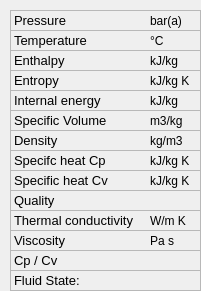
   <widget class="QWidget" name="widget_3" native="true">
    <property name="geometry">
     <rect>
      <x>0</x>
      <y>0</y>
      <width>201</width>
      <height>291</height>
     </rect>
    </property>
    <property name="autoFillBackground">
     <bool>false</bool>
    </property>
    <widget class="QLabel" name="label_73">
     <property name="geometry">
      <rect>
       <x>10</x>
       <y>210</y>
       <width>191</width>
       <height>21</height>
      </rect>
     </property>
     <property name="font">
      <font>
       <pointsize>10</pointsize>
      </font>
     </property>
     <property name="frameShape">
      <enum>QFrame::StyledPanel</enum>
     </property>
     <property name="text">
      <string>Thermal conductivity</string>
     </property>
    </widget>
    <widget class="QLabel" name="label_FluidFlow_flow">
     <property name="geometry">
      <rect>
       <x>150</x>
       <y>210</y>
       <width>41</width>
       <height>21</height>
      </rect>
     </property>
     <property name="text">
      <string>W/m K</string>
     </property>
    </widget>
    <widget class="QLabel" name="label_62">
     <property name="geometry">
      <rect>
       <x>150</x>
       <y>10</y>
       <width>41</width>
       <height>21</height>
      </rect>
     </property>
     <property name="text">
      <string>bar(a)</string>
     </property>
    </widget>
    <widget class="QLabel" name="label_91">
     <property name="geometry">
      <rect>
       <x>10</x>
       <y>50</y>
       <width>191</width>
       <height>21</height>
      </rect>
     </property>
     <property name="font">
      <font>
       <pointsize>10</pointsize>
      </font>
     </property>
     <property name="frameShape">
      <enum>QFrame::StyledPanel</enum>
     </property>
     <property name="text">
      <string>Enthalpy</string>
     </property>
    </widget>
    <widget class="QLabel" name="label_40">
     <property name="geometry">
      <rect>
       <x>150</x>
       <y>170</y>
       <width>41</width>
       <height>21</height>
      </rect>
     </property>
     <property name="text">
      <string>kJ/kg K</string>
     </property>
    </widget>
    <widget class="QLabel" name="label_82">
     <property name="geometry">
      <rect>
       <x>150</x>
       <y>70</y>
       <width>41</width>
       <height>21</height>
      </rect>
     </property>
     <property name="text">
      <string>kJ/kg K</string>
     </property>
    </widget>
    <widget class="QLabel" name="label_64">
     <property name="geometry">
      <rect>
       <x>10</x>
       <y>10</y>
       <width>191</width>
       <height>21</height>
      </rect>
     </property>
     <property name="font">
      <font>
       <pointsize>10</pointsize>
      </font>
     </property>
     <property name="frameShape">
      <enum>QFrame::StyledPanel</enum>
     </property>
     <property name="text">
      <string>Pressure</string>
     </property>
    </widget>
    <widget class="QLabel" name="label_87">
     <property name="geometry">
      <rect>
       <x>10</x>
       <y>90</y>
       <width>191</width>
       <height>21</height>
      </rect>
     </property>
     <property name="font">
      <font>
       <pointsize>10</pointsize>
      </font>
     </property>
     <property name="frameShape">
      <enum>QFrame::StyledPanel</enum>
     </property>
     <property name="text">
      <string>Internal energy</string>
     </property>
    </widget>
    <widget class="QLabel" name="label_44">
     <property name="geometry">
      <rect>
       <x>10</x>
       <y>170</y>
       <width>191</width>
       <height>21</height>
      </rect>
     </property>
     <property name="font">
      <font>
       <pointsize>10</pointsize>
      </font>
     </property>
     <property name="frameShape">
      <enum>QFrame::StyledPanel</enum>
     </property>
     <property name="text">
      <string>Specific heat Cv</string>
     </property>
    </widget>
    <widget class="QLabel" name="label_FluidFlow_flowAc">
     <property name="geometry">
      <rect>
       <x>150</x>
       <y>90</y>
       <width>41</width>
       <height>21</height>
      </rect>
     </property>
     <property name="text">
      <string>kJ/kg</string>
     </property>
    </widget>
    <widget class="QLabel" name="label_90">
     <property name="geometry">
      <rect>
       <x>150</x>
       <y>50</y>
       <width>41</width>
       <height>21</height>
      </rect>
     </property>
     <property name="text">
      <string>kJ/kg</string>
     </property>
    </widget>
    <widget class="QLabel" name="label_85">
     <property name="geometry">
      <rect>
       <x>10</x>
       <y>70</y>
       <width>191</width>
       <height>21</height>
      </rect>
     </property>
     <property name="font">
      <font>
       <pointsize>10</pointsize>
      </font>
     </property>
     <property name="frameShape">
      <enum>QFrame::StyledPanel</enum>
     </property>
     <property name="text">
      <string>Entropy</string>
     </property>
    </widget>
    <widget class="QLabel" name="label_75">
     <property name="geometry">
      <rect>
       <x>150</x>
       <y>30</y>
       <width>41</width>
       <height>21</height>
      </rect>
     </property>
     <property name="text">
      <string>°C</string>
     </property>
    </widget>
    <widget class="QLabel" name="label_79">
     <property name="geometry">
      <rect>
       <x>10</x>
       <y>30</y>
       <width>191</width>
       <height>21</height>
      </rect>
     </property>
     <property name="font">
      <font>
       <pointsize>10</pointsize>
      </font>
     </property>
     <property name="frameShape">
      <enum>QFrame::StyledPanel</enum>
     </property>
     <property name="text">
      <string>Temperature</string>
     </property>
    </widget>
    <widget class="QLabel" name="label_162">
     <property name="geometry">
      <rect>
       <x>10</x>
       <y>250</y>
       <width>191</width>
       <height>21</height>
      </rect>
     </property>
     <property name="font">
      <font>
       <pointsize>10</pointsize>
      </font>
     </property>
     <property name="frameShape">
      <enum>QFrame::StyledPanel</enum>
     </property>
     <property name="text">
      <string>Cp / Cv</string>
     </property>
    </widget>
    <widget class="QLabel" name="label_163">
     <property name="geometry">
      <rect>
       <x>10</x>
       <y>150</y>
       <width>191</width>
       <height>21</height>
      </rect>
     </property>
     <property name="font">
      <font>
       <pointsize>10</pointsize>
      </font>
     </property>
     <property name="frameShape">
      <enum>QFrame::StyledPanel</enum>
     </property>
     <property name="text">
      <string>Specifc heat Cp</string>
     </property>
    </widget>
    <widget class="QLabel" name="label_FluidFlow_flowAc_2">
     <property name="geometry">
      <rect>
       <x>150</x>
       <y>150</y>
       <width>41</width>
       <height>21</height>
      </rect>
     </property>
     <property name="text">
      <string>kJ/kg K</string>
     </property>
    </widget>
    <widget class="QLabel" name="label_88">
     <property name="geometry">
      <rect>
       <x>150</x>
       <y>110</y>
       <width>51</width>
       <height>21</height>
      </rect>
     </property>
     <property name="text">
      <string>m3/kg</string>
     </property>
    </widget>
    <widget class="QLabel" name="label_164">
     <property name="geometry">
      <rect>
       <x>10</x>
       <y>110</y>
       <width>191</width>
       <height>21</height>
      </rect>
     </property>
     <property name="font">
      <font>
       <pointsize>10</pointsize>
      </font>
     </property>
     <property name="frameShape">
      <enum>QFrame::StyledPanel</enum>
     </property>
     <property name="text">
      <string>Specific Volume</string>
     </property>
    </widget>
    <widget class="QLabel" name="label_89">
     <property name="geometry">
      <rect>
       <x>150</x>
       <y>130</y>
       <width>51</width>
       <height>21</height>
      </rect>
     </property>
     <property name="text">
      <string>kg/m3</string>
     </property>
    </widget>
    <widget class="QLabel" name="label_165">
     <property name="geometry">
      <rect>
       <x>10</x>
       <y>130</y>
       <width>191</width>
       <height>21</height>
      </rect>
     </property>
     <property name="font">
      <font>
       <pointsize>10</pointsize>
      </font>
     </property>
     <property name="frameShape">
      <enum>QFrame::StyledPanel</enum>
     </property>
     <property name="text">
      <string>Density</string>
     </property>
    </widget>
    <widget class="QLabel" name="label_74">
     <property name="geometry">
      <rect>
       <x>10</x>
       <y>190</y>
       <width>191</width>
       <height>21</height>
      </rect>
     </property>
     <property name="font">
      <font>
       <pointsize>10</pointsize>
      </font>
     </property>
     <property name="frameShape">
      <enum>QFrame::StyledPanel</enum>
     </property>
     <property name="text">
      <string>Quality</string>
     </property>
    </widget>
    <widget class="QLabel" name="label_76">
     <property name="geometry">
      <rect>
       <x>10</x>
       <y>230</y>
       <width>191</width>
       <height>21</height>
      </rect>
     </property>
     <property name="font">
      <font>
       <pointsize>10</pointsize>
      </font>
     </property>
     <property name="frameShape">
      <enum>QFrame::StyledPanel</enum>
     </property>
     <property name="text">
      <string>Viscosity</string>
     </property>
    </widget>
    <widget class="QLabel" name="label_FluidFlow_flow_2">
     <property name="geometry">
      <rect>
       <x>150</x>
       <y>230</y>
       <width>41</width>
       <height>21</height>
      </rect>
     </property>
     <property name="text">
      <string>Pa s</string>
     </property>
    </widget>
    <widget class="QLabel" name="label_input_fluid_state">
     <property name="geometry">
      <rect>
       <x>10</x>
       <y>270</y>
       <width>191</width>
       <height>21</height>
      </rect>
     </property>
     <property name="font">
      <font>
       <pointsize>10</pointsize>
      </font>
     </property>
     <property name="frameShape">
      <enum>QFrame::StyledPanel</enum>
     </property>
     <property name="text">
      <string>Fluid State:</string>
     </property>
     <property name="alignment">
      <set>Qt::AlignLeading|Qt::AlignLeft|Qt::AlignVCenter</set>
     </property>
    </widget>
   </widget>
